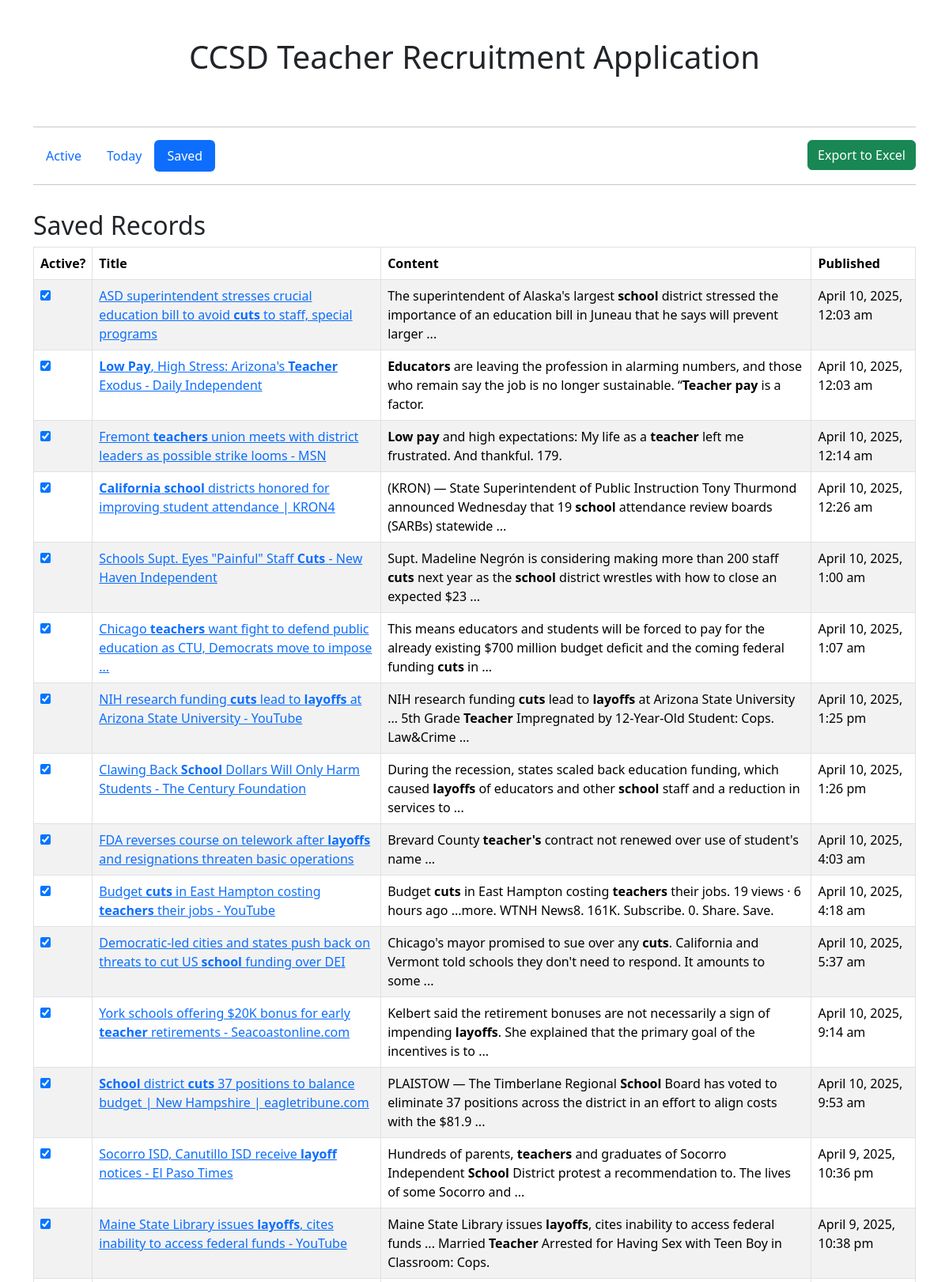
Page /saved.php (upper part) on the committed database.
### tables this page shows
CREATE TABLE teacherRecruitment (
    id INTEGER PRIMARY KEY,
    title TEXT,
    content TEXT,
    published TEXT,
    link TEXT,
    active BOOLEAN DEFAULT 1,
    saved BOOLEAN DEFAULT 0,
    UNIQUE(title, content, link)
);

### saved.php (the view, shortened to what this page needs)
<?php
include('includes/head.php');
include('includes/header.php');
$db = new SQLite3('teacherRecruitment.db');
?>
    <div class="container">
        <div class="row">
            <div class="col">
                <h2>Saved Records</h2>
                <table id="savedTable" class="table table-striped table-bordered">
                    <thead>
                    <tr>
                        <th>Active?</th>
                        <th>Title</th>
                        <th>Content</th>
                        <th>Published</th>
                    </tr>
                    </thead>
                    <tbody>
                    <?php
                    $results = $db->query("SELECT * FROM teacherRecruitment WHERE active = 1 ORDER BY published ASC");
                    while ($row = $results->fetchArray(SQLITE3_ASSOC)) {
                        $publishedDate = date("F j, Y, g:i a", strtotime($row['published']));
                        ?>
                        <tr>
                            <td><input id="active" type='checkbox' name='active' data-id='<?php echo $row['id']; ?>' checked/></td>
                            <td><a href='<?php echo $row['link']; ?>'><?php echo $row['title']; ?></a></td>
                            <td><?php echo $row['content']; ?></td>
                            <td><?php echo $publishedDate ?></td>
                        </tr>
                    <?php
                    }
                    ?>
                    </tbody>
                </table>
            </div>
        </div>
    </div>
<?php include('includes/footer.php'); ?>

### rows in the picture
teacherrecruitment: title "ASD superintendent stresses crucial education bill to avoid cuts to staff, special programs", content "The superintendent of Alaska's largest school district stressed the importance of an education bill in Juneau that he says will prevent larger ...", published "April 10, 2025, 12:03 am"
teacherrecruitment: title "Low Pay , High Stress: Arizona's Teacher Exodus - Daily Independent", content "Educators are leaving the profession in alarming numbers, and those who remain say the job is no longer sustainable. “ Teacher pay is a factor.", published "April 10, 2025, 12:03 am"
teacherrecruitment: title "Fremont teachers union meets with district leaders as possible strike looms - MSN", content "Low pay and high expectations: My life as a teacher left me frustrated. And thankful. 179.", published "April 10, 2025, 12:14 am"
teacherrecruitment: title "California school districts honored for improving student attendance | KRON4", content "(KRON) — State Superintendent of Public Instruction Tony Thurmond announced Wednesday that 19 school attendance review boards (SARBs) statewide ...", published "April 10, 2025, 12:26 am"
teacherrecruitment: title "Schools Supt. Eyes \"Painful\" Staff Cuts - New Haven Independent", content "Supt. Madeline Negrón is considering making more than 200 staff cuts next year as the school district wrestles with how to close an expected $23 ...", published "April 10, 2025, 1:00 am"
teacherrecruitment: title "Chicago teachers want fight to defend public education as CTU, Democrats move to impose ...", content "This means educators and students will be forced to pay for the already existing $700 million budget deficit and the coming federal funding cuts in ...", published "April 10, 2025, 1:07 am"
teacherrecruitment: title "NIH research funding cuts lead to layoffs at Arizona State University - YouTube", content "NIH research funding cuts lead to layoffs at Arizona State University ... 5th Grade Teacher Impregnated by 12-Year-Old Student: Cops. Law&Crime ...", published "April 10, 2025, 1:25 pm"
teacherrecruitment: title "Clawing Back School Dollars Will Only Harm Students - The Century Foundation", content "During the recession, states scaled back education funding, which caused layoffs of educators and other school staff and a reduction in services to ...", published "April 10, 2025, 1:26 pm"
teacherrecruitment: title "FDA reverses course on telework after layoffs and resignations threaten basic operations", content "Brevard County teacher's contract not renewed over use of student's name ...", published "April 10, 2025, 4:03 am"
teacherrecruitment: title "Budget cuts in East Hampton costing teachers their jobs - YouTube", content "Budget cuts in East Hampton costing teachers their jobs. 19 views · 6 hours ago ...more. WTNH News8. 161K. Subscribe. 0. Share. Save.", published "April 10, 2025, 4:18 am"
teacherrecruitment: title "Democratic-led cities and states push back on threats to cut US school funding over DEI", content "Chicago's mayor promised to sue over any cuts . California and Vermont told schools they don't need to respond. It amounts to some ...", published "April 10, 2025, 5:37 am"
teacherrecruitment: title "York schools offering $20K bonus for early teacher retirements - Seacoastonline.com", content "Kelbert said the retirement bonuses are not necessarily a sign of impending layoffs . She explained that the primary goal of the incentives is to ...", published "April 10, 2025, 9:14 am"
teacherrecruitment: title "School district cuts 37 positions to balance budget | New Hampshire | eagletribune.com", content "PLAISTOW — The Timberlane Regional School Board has voted to eliminate 37 positions across the district in an effort to align costs with the $81.9 ...", published "April 10, 2025, 9:53 am"
teacherrecruitment: title "Socorro ISD, Canutillo ISD receive layoff notices - El Paso Times", content "Hundreds of parents, teachers and graduates of Socorro Independent School District protest a recommendation to. The lives of some Socorro and ...", published "April 9, 2025, 10:36 pm"
teacherrecruitment: title "Maine State Library issues layoffs , cites inability to access federal funds - YouTube", content "Maine State Library issues layoffs , cites inability to access federal funds ... Married Teacher Arrested for Having Sex with Teen Boy in Classroom: Cops.", published "April 9, 2025, 10:38 pm"
